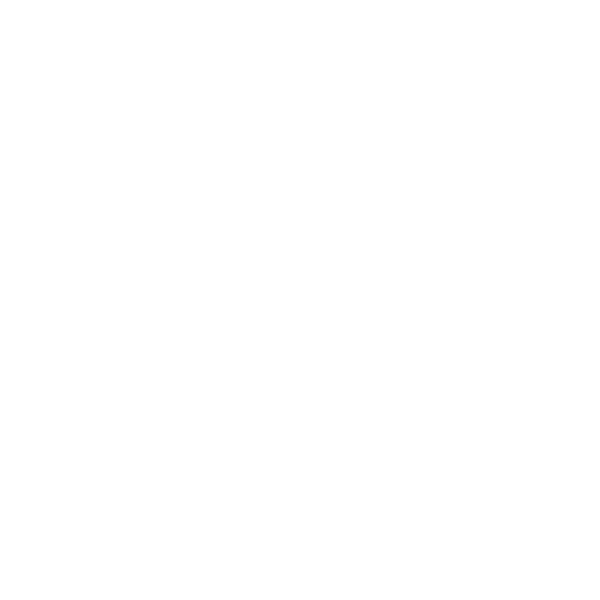
Frame 1 (no input)
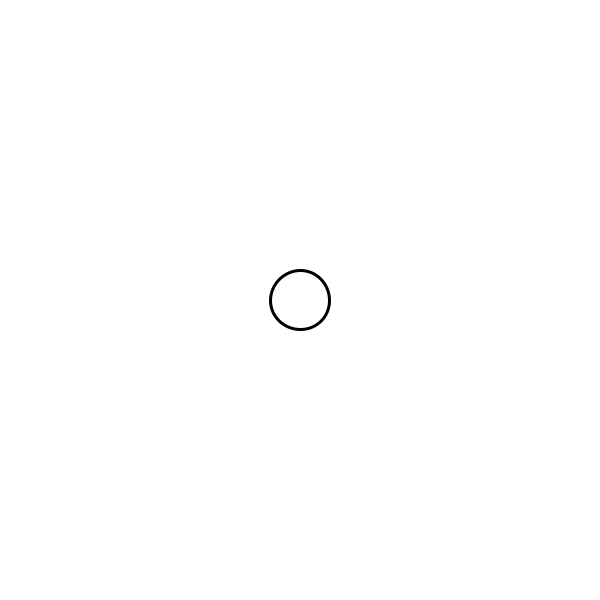
Frame 60 (the mouse pressed at the canvas centre just before this capture)
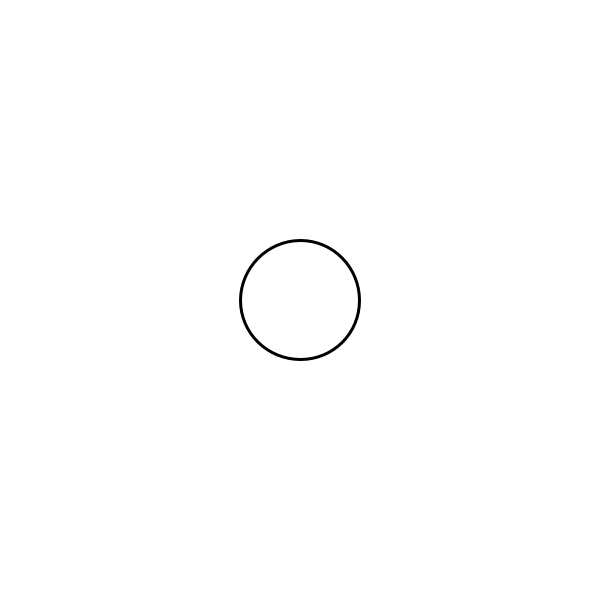
Frame 120 (the mouse held since frame 60 and released just before this capture)

The Processing sketch that drew these frames (run headless with seeded random() and noise(); from frame 60 on, the mouse is pressed at the canvas centre):

// Processing sketch: growing_from_middle
// ── growing_from_middle.pde
// Rozzi Luo (growing from the middle)
int x;

void setup() {
  size(600, 600);
  x=0;
}

void draw() {
  background(255);
  strokeWeight(3);
  ellipse(300, 300, x, x);
  x = x + 1;
  if(x > 700) {
    x=0;
  }
}
